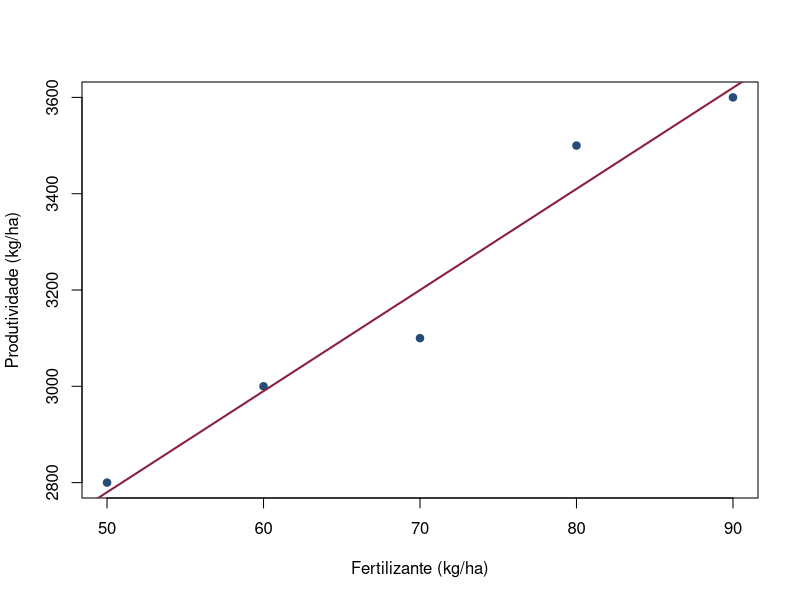
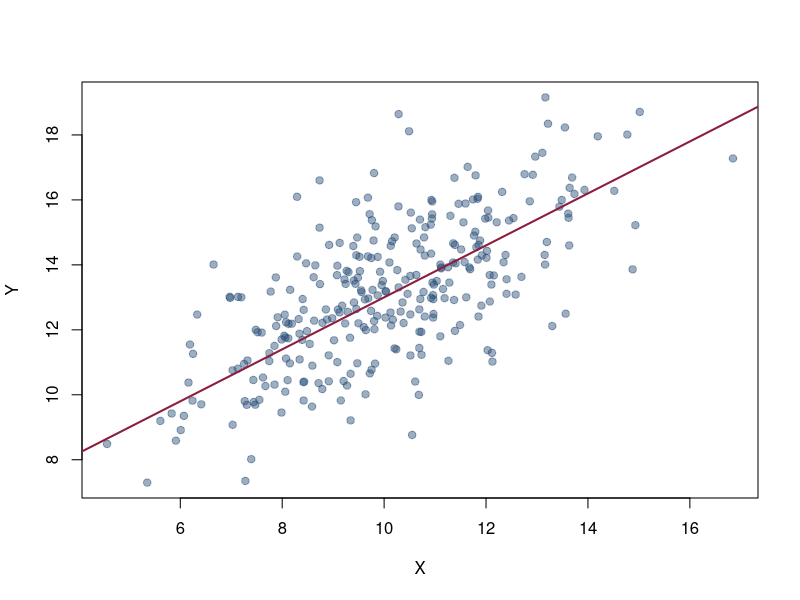

The R source for these figures, in order:
## ---- chunk 1
# Opções gerais dos blocos de código
knitr::opts_chunk$set(
  echo = TRUE,
  message = FALSE,
  warning = FALSE,
  fig.align = "center",
  fig.width = 7,
  fig.height = 4.5
)

# Evita a exibição automática de números em notação científica
options(scipen = 999)

# Garante que as simulações possam ser reproduzidas
set.seed(2026)
## ---- chunk 2
# Valores possíveis da produtividade, em toneladas por hectare
x <- c(2, 3, 4)

# Probabilidade associada a cada valor
probabilidade <- c(0.2, 0.5, 0.3)

# Organizando a distribuição em uma tabela
distribuicao <- data.frame(
  produtividade = x,
  probabilidade = probabilidade
)

distribuicao

# Verificando se as probabilidades somam 1
sum(probabilidade)
## ---- chunk 3
# Sorteando a produtividade de 20 propriedades
amostra_x <- sample(
  x = x,
  size = 20,
  replace = TRUE,
  prob = probabilidade
)

amostra_x
## ---- chunk 4
# Valor esperado: soma dos valores ponderados pelas probabilidades
esperanca_x <- sum(x * probabilidade)

esperanca_x
## ---- chunk 5
# Segundo momento da produtividade
esperanca_x2 <- sum(x^2 * probabilidade)

esperanca_x2
## ---- chunk 6
# Receita correspondente a cada nível de produtividade
receita <- 5 + 2 * x

# Cálculo direto do valor esperado da receita
esperanca_receita_direta <- sum(receita * probabilidade)

# Cálculo usando a linearidade do valor esperado
esperanca_receita_linear <- 5 + 2 * esperanca_x

c(
  calculo_direto = esperanca_receita_direta,
  pela_linearidade = esperanca_receita_linear
)
## ---- chunk 7
# Gerando uma amostra grande da distribuição de X
amostra_grande <- sample(
  x = x,
  size = 10000,
  replace = TRUE,
  prob = probabilidade
)

c(
  valor_esperado = esperanca_x,
  media_amostral = mean(amostra_grande)
)
## ---- chunk 8
# Forma 1: definição da variância
variancia_x_definicao <- sum(
  (x - esperanca_x)^2 * probabilidade
)

# Forma 2: diferença entre o segundo momento e a média ao quadrado
variancia_x_momentos <- esperanca_x2 - esperanca_x^2

c(
  pela_definicao = variancia_x_definicao,
  pelos_momentos = variancia_x_momentos
)
## ---- chunk 9
# Desvio-padrão da produtividade
desvio_padrao_x <- sqrt(variancia_x_definicao)

desvio_padrao_x
## ---- chunk 10
# Pequena amostra observada de produtividades
produtividade_observada <- c(2.8, 3.3, 2.9, 4.1, 3.6, 3.0)

# Variância e desvio-padrão amostrais
var(produtividade_observada)
sd(produtividade_observada)
## ---- chunk 11
# Transformação linear da produtividade
a <- 5
b <- 2

# Variância calculada diretamente
variancia_transformada_direta <- sum(
  ((a + b * x) - (a + b * esperanca_x))^2 * probabilidade
)

# Variância calculada pela propriedade
variancia_transformada_propriedade <- b^2 * variancia_x_definicao

c(
  calculo_direto = variancia_transformada_direta,
  pela_propriedade = variancia_transformada_propriedade
)
## ---- chunk 12
# Quantidade de fertilizante aplicada, em kg/ha
fertilizante <- c(50, 60, 70, 80, 90)

# Produtividade observada, em kg/ha
produtividade <- c(2800, 3000, 3100, 3500, 3600)

dados_agricolas <- data.frame(
  fertilizante = fertilizante,
  produtividade = produtividade
)

dados_agricolas
## ---- chunk 13
# Covariância calculada pela função do R
covariancia_amostral <- cov(fertilizante, produtividade)

# Cálculo manual da covariância amostral
n <- length(fertilizante)

covariancia_manual <- sum(
  (fertilizante - mean(fertilizante)) *
    (produtividade - mean(produtividade))
) / (n - 1)

c(
  funcao_cov = covariancia_amostral,
  calculo_manual = covariancia_manual
)
## ---- chunk 14
# Diagrama de dispersão
plot(
  fertilizante,
  produtividade,
  pch = 19,
  col = "#274C77",
  xlab = "Fertilizante (kg/ha)",
  ylab = "Produtividade (kg/ha)"
)

# Reta de regressão apenas para auxiliar a visualização
abline(
  lm(produtividade ~ fertilizante),
  col = "#8B1E3F",
  lwd = 2
)
## ---- chunk 15
# Correlação calculada pela função do R
correlacao_amostral <- cor(fertilizante, produtividade)

# Cálculo a partir da covariância e dos desvios-padrão
correlacao_manual <- cov(fertilizante, produtividade) /
  (sd(fertilizante) * sd(produtividade))

c(
  funcao_cor = correlacao_amostral,
  calculo_manual = correlacao_manual
)
## ---- chunk 16
# Valores possíveis de X e probabilidades
x_exemplo <- c(-1, 0, 1)
p_exemplo <- rep(1 / 3, 3)

# Y depende completamente de X
y_exemplo <- x_exemplo^2

# Momentos necessários para a covariância
ex <- sum(x_exemplo * p_exemplo)
ey <- sum(y_exemplo * p_exemplo)
exy <- sum(x_exemplo * y_exemplo * p_exemplo)

cov_xy <- exy - ex * ey

cov_xy
## ---- chunk 17
# Distribuição conjunta de irrigação e produtividade
dados_conjuntos <- data.frame(
  irrigacao = c(0, 0, 0, 1, 1, 1),
  produtividade = c(2, 3, 4, 4, 5, 6),
  prob_conjunta = c(0.12, 0.36, 0.12, 0.10, 0.20, 0.10)
)

dados_conjuntos

# Conferindo a soma das probabilidades conjuntas
sum(dados_conjuntos$prob_conjunta)
## ---- chunk 18
# Probabilidade total de cada grupo
prob_grupo <- tapply(
  dados_conjuntos$prob_conjunta,
  dados_conjuntos$irrigacao,
  sum
)

prob_grupo
## ---- chunk 19
# Numerador: soma de y vezes a probabilidade conjunta em cada grupo
numerador_condicional <- tapply(
  dados_conjuntos$produtividade * dados_conjuntos$prob_conjunta,
  dados_conjuntos$irrigacao,
  sum
)

# Média condicional em cada grupo
media_condicional <- numerador_condicional / prob_grupo

media_condicional
## ---- chunk 20
# Exemplo de uma pequena amostra de propriedades
amostra_fazendas <- data.frame(
  irrigacao = c(0, 0, 0, 0, 1, 1, 1, 1),
  produtividade = c(2.7, 3.1, 3.0, 3.4, 4.5, 5.2, 4.8, 5.5)
)

# Média geral da produtividade
mean(amostra_fazendas$produtividade)

# Médias condicionais ao uso de irrigação
tapply(
  amostra_fazendas$produtividade,
  amostra_fazendas$irrigacao,
  mean
)
## ---- chunk 21
# Previsão 1: a mesma média geral para todas as propriedades
previsao_geral <- rep(
  mean(amostra_fazendas$produtividade),
  nrow(amostra_fazendas)
)

# Previsão 2: a média correspondente ao grupo da propriedade
medias_grupos <- tapply(
  amostra_fazendas$produtividade,
  amostra_fazendas$irrigacao,
  mean
)

previsao_condicional <- medias_grupos[
  as.character(amostra_fazendas$irrigacao)
]

# Erro quadrático médio de cada previsão
eqm_geral <- mean(
  (amostra_fazendas$produtividade - previsao_geral)^2
)

eqm_condicional <- mean(
  (amostra_fazendas$produtividade - previsao_condicional)^2
)

c(
  media_geral = eqm_geral,
  media_condicional = eqm_condicional
)
## ---- chunk 22
# Forma 1: valor esperado calculado diretamente da distribuição conjunta
esperanca_y_direta <- sum(
  dados_conjuntos$produtividade * dados_conjuntos$prob_conjunta
)

# Forma 2: média ponderada das esperanças condicionais
esperanca_y_iterada <- sum(media_condicional * prob_grupo)

c(
  calculo_direto = esperanca_y_direta,
  expectativas_iteradas = esperanca_y_iterada
)
## ---- chunk 23
# Média geral de Y
media_y <- esperanca_y_direta

# Variância total de Y
variancia_total_y <- sum(
  (dados_conjuntos$produtividade - media_y)^2 *
    dados_conjuntos$prob_conjunta
)

# Variância condicional dentro de cada grupo
variancia_condicional <- sapply(c(0, 1), function(grupo) {
  selecionados <- dados_conjuntos$irrigacao == grupo

  y_grupo <- dados_conjuntos$produtividade[selecionados]
  p_conjunta_grupo <- dados_conjuntos$prob_conjunta[selecionados]
  p_condicional_grupo <- p_conjunta_grupo / sum(p_conjunta_grupo)
  media_grupo <- media_condicional[as.character(grupo)]

  sum((y_grupo - media_grupo)^2 * p_condicional_grupo)
})

# Média das variâncias condicionais: variação dentro dos grupos
variacao_dentro <- sum(variancia_condicional * prob_grupo)

# Variância das médias condicionais: variação entre os grupos
variacao_entre <- sum(
  (media_condicional - media_y)^2 * prob_grupo
)

c(
  variancia_total = variancia_total_y,
  variacao_dentro = variacao_dentro,
  variacao_entre = variacao_entre,
  soma_das_parcelas = variacao_dentro + variacao_entre
)
## ---- chunk 24
# Tamanho da amostra
n_sim <- 1000

# Regressor: quantidade de insumo
x_sim <- rnorm(n_sim, mean = 10, sd = 2)

# Erro com média condicional zero
u_sim <- rnorm(n_sim, mean = 0, sd = 1.5)

# Resultado gerado pelo modelo populacional
y_sim <- 5 + 0.8 * x_sim + u_sim

# Verificações amostrais aproximadas
c(
  media_erro = mean(u_sim),
  covariancia_x_erro = cov(x_sim, u_sim)
)
## ---- chunk 25
# Estimando uma regressão linear simples
modelo_simulado <- lm(y_sim ~ x_sim)

coef(modelo_simulado)
## ---- chunk 26
# Exibindo somente parte das observações para facilitar a visualização
indices <- sample(seq_len(n_sim), size = 300)

plot(
  x_sim[indices],
  y_sim[indices],
  pch = 19,
  col = rgb(39 / 255, 76 / 255, 119 / 255, 0.45),
  xlab = "X",
  ylab = "Y"
)

# Função de esperança condicional verdadeira
abline(a = 5, b = 0.8, col = "#8B1E3F", lwd = 2)
